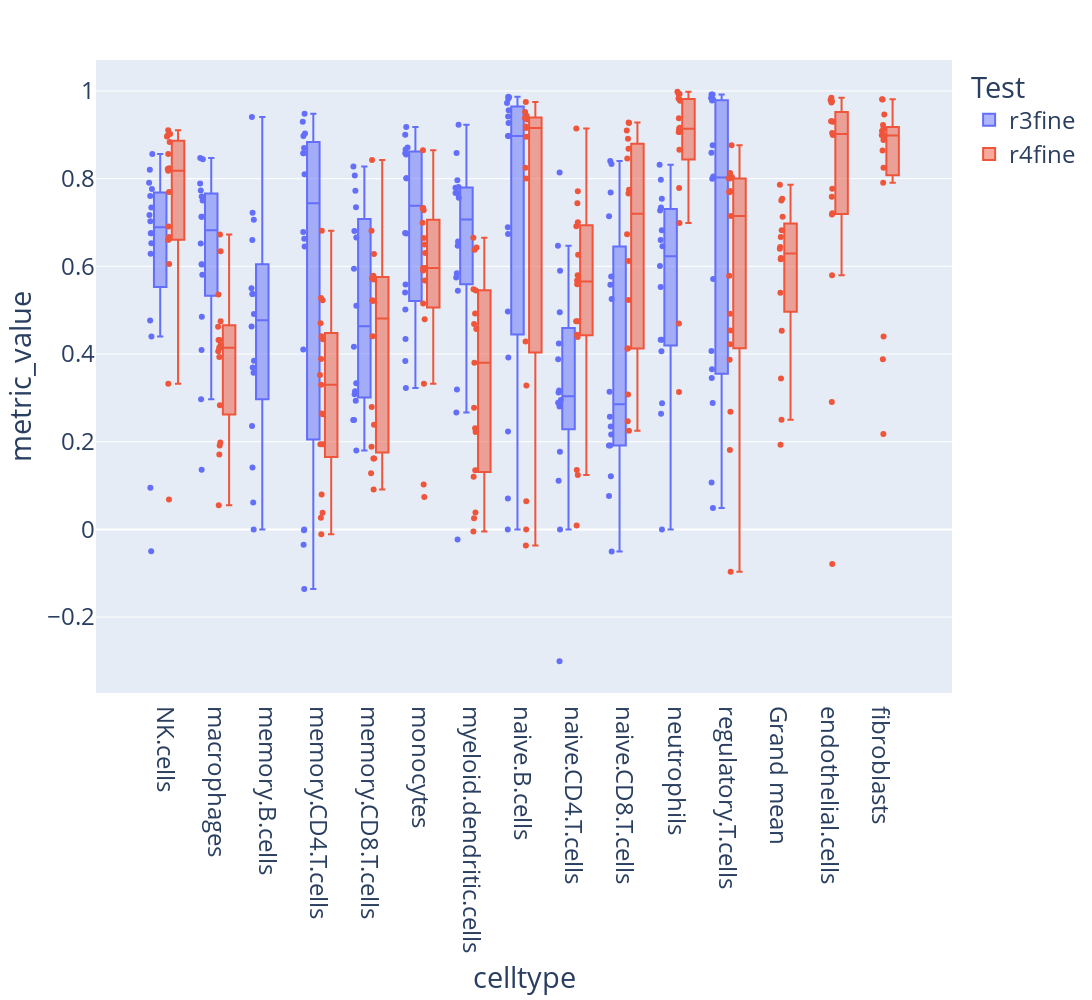

This figure's notebook cell:
### Code cell
import pandas as pd
import plotly.express as px
import numpy as np
import plotly.io as pio


#Load the fist dataframe.
df1 = pd.read_csv('./r3-fine.csv')
df1 = df1.loc[df1.is_latest & (df1.metric == 'pearson')]
df1 = df1.groupby(['submitter', 'celltype']).mean(numeric_only=True).reset_index()
df1['Test'] = 'r3fine'  # Add a column to distinguish this batch of data

# Load the second dataframe.
df2 = pd.read_csv('./r4-fine.csv')
df2 = df2.loc[df2.is_latest & (df2.metric == 'pearson')]
df2 = df2.groupby(['submitter', 'celltype']).mean(numeric_only=True).reset_index()
df2['Test'] = 'r4fine'  # Add a column to distinguish this batch of data

# Combine the dataframes
df = pd.concat([df1, df2])
# Plot
fig = px.box(df, y='metric_value', x='celltype', color='Test', hover_name='submitter', points='all', height=1000, width=2500, category_orders={"Test": ["r3fine", "r4fine"]})
# Update layout if needed
fig.update_layout(font=dict(size=24))
fig.show()

#df = df.loc[df.is_latest]
#df = df.loc[df.metric == 'pearson']
#df = df.groupby(['submitter', 'celltype']).mean(numeric_only=True)
#df = df.reset_index()

#Creating a new column with colors.
#df['mcolour'] = np.where(df.submitter == 'D3Team', 'YADA', 'Other')
#fig = px.box(df.reset_index(), y = 'metric_value', x = 'celltype', hover_name = 'submitter', points = 'all', height=4000, width=6000, color = 'mcolour')
#fig = px.box(df.reset_index(), y = 'metric_value', x = 'celltype', hover_name = 'submitter', points = 'all', height=1000, width=2500, color = 'mcolour')

# Set font size for text
#fig.update_layout(font=dict(size=24))  # Adjust the font size as needed
#fig.show()

### Figure 1 — Plotly figure (JSON) as saved in the notebook; plotly's stock layout.template omitted (floating-point values rounded to 4 significant figures; data arrays with more than 128 entries replaced by an {"elided": "..."} marker saying what was removed)
{"data": [{"alignmentgroup": "True", "boxpoints": "all", "hovertemplate": "<b>%{hovertext}</b><br><br>Test=r3fine<br>celltype=%{x}<br>metric_value=%{y}<extra></extra>", "hovertext": {"elided": "192 str values"}, "legendgroup": "r3fine", "marker": {"color": "#636efa"}, "name": "r3fine", "notched": false, "offsetgroup": "r3fine", "orientation": "v", "showlegend": true, "type": "box", "x": {"elided": "192 str values"}, "x0": " ", "xaxis": "x", "y": {"elided": "192 float values"}, "y0": " ", "yaxis": "y"}, {"alignmentgroup": "True", "boxpoints": "all", "hovertemplate": "<b>%{hovertext}</b><br><br>Test=r4fine<br>celltype=%{x}<br>metric_value=%{y}<extra></extra>", "hovertext": {"elided": "238 str values"}, "legendgroup": "r4fine", "marker": {"color": "#EF553B"}, "name": "r4fine", "notched": false, "offsetgroup": "r4fine", "orientation": "v", "showlegend": true, "type": "box", "x": {"elided": "238 str values"}, "x0": " ", "xaxis": "x", "y": {"elided": "238 float values"}, "y0": " ", "yaxis": "y"}], "layout": {"boxmode": "group", "font": {"size": 24}, "height": 1000, "legend": {"title": {"text": "Test"}, "tracegroupgap": 0}, "margin": {"t": 60}, "width": 2500, "xaxis": {"anchor": "y", "domain": [0, 1], "title": {"text": "celltype"}}, "yaxis": {"anchor": "x", "domain": [0, 1], "title": {"text": "metric_value"}}}}
